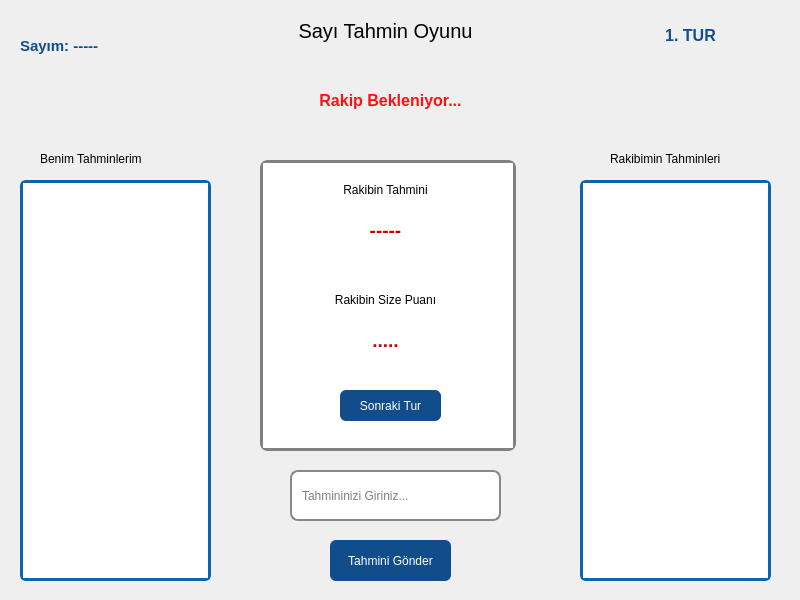
<?xml version="1.0" encoding="UTF-8"?>
<ui version="4.0">
 <class>Dialog</class>
 <widget class="QDialog" name="Dialog">
  <property name="geometry">
   <rect>
    <x>0</x>
    <y>0</y>
    <width>800</width>
    <height>600</height>
   </rect>
  </property>
  <property name="windowTitle">
   <string>Dialog</string>
  </property>
  <widget class="QLabel" name="label">
   <property name="geometry">
    <rect>
     <x>240</x>
     <y>0</y>
     <width>291</width>
     <height>61</height>
    </rect>
   </property>
   <property name="font">
    <font>
     <pointsize>15</pointsize>
    </font>
   </property>
   <property name="text">
    <string>Sayı Tahmin Oyunu</string>
   </property>
   <property name="alignment">
    <set>Qt::AlignCenter</set>
   </property>
  </widget>
  <widget class="QLabel" name="myNumberLabel">
   <property name="geometry">
    <rect>
     <x>20</x>
     <y>30</y>
     <width>131</width>
     <height>31</height>
    </rect>
   </property>
   <property name="font">
    <font>
     <pointsize>11</pointsize>
     <weight>75</weight>
     <bold>true</bold>
    </font>
   </property>
   <property name="styleSheet">
    <string notr="true">color: rgb(17, 76, 139);</string>
   </property>
   <property name="text">
    <string>Sayım: -----</string>
   </property>
  </widget>
  <widget class="QListWidget" name="myNumbersListview">
   <property name="geometry">
    <rect>
     <x>20</x>
     <y>180</y>
     <width>191</width>
     <height>401</height>
    </rect>
   </property>
   <property name="styleSheet">
    <string notr="true">border: 3px solid rgb(11, 101, 174);
border-radius: 6px;</string>
   </property>
  </widget>
  <widget class="QListWidget" name="rakipNumbersListview">
   <property name="geometry">
    <rect>
     <x>580</x>
     <y>180</y>
     <width>191</width>
     <height>401</height>
    </rect>
   </property>
   <property name="styleSheet">
    <string notr="true">border: 3px solid rgb(11, 101, 174);
border-radius: 6px;</string>
   </property>
  </widget>
  <widget class="QLineEdit" name="myPredictEdit">
   <property name="geometry">
    <rect>
     <x>290</x>
     <y>470</y>
     <width>211</width>
     <height>51</height>
    </rect>
   </property>
   <property name="styleSheet">
    <string notr="true">padding-left: 8px;
border: 2px solid rgb(136, 138, 133);
border-radius: 8px;</string>
   </property>
   <property name="placeholderText">
    <string>Tahmininizi Giriniz...</string>
   </property>
  </widget>
  <widget class="QGraphicsView" name="graphicsView">
   <property name="geometry">
    <rect>
     <x>260</x>
     <y>160</y>
     <width>256</width>
     <height>291</height>
    </rect>
   </property>
   <property name="styleSheet">
    <string notr="true">border: 3px solid gray;
border-radius: 8px;</string>
   </property>
  </widget>
  <widget class="QLabel" name="label_2">
   <property name="geometry">
    <rect>
     <x>290</x>
     <y>180</y>
     <width>191</width>
     <height>20</height>
    </rect>
   </property>
   <property name="text">
    <string>Rakibin Tahmini</string>
   </property>
   <property name="alignment">
    <set>Qt::AlignCenter</set>
   </property>
  </widget>
  <widget class="QLabel" name="rakipPredictNumber">
   <property name="geometry">
    <rect>
     <x>290</x>
     <y>210</y>
     <width>191</width>
     <height>41</height>
    </rect>
   </property>
   <property name="font">
    <font>
     <pointsize>14</pointsize>
     <weight>75</weight>
     <bold>true</bold>
    </font>
   </property>
   <property name="styleSheet">
    <string notr="true">color: rgb(204, 0, 0);</string>
   </property>
   <property name="text">
    <string>-----</string>
   </property>
   <property name="alignment">
    <set>Qt::AlignCenter</set>
   </property>
  </widget>
  <widget class="QLabel" name="label_4">
   <property name="geometry">
    <rect>
     <x>290</x>
     <y>290</y>
     <width>191</width>
     <height>20</height>
    </rect>
   </property>
   <property name="text">
    <string>Rakibin Size Puanı</string>
   </property>
   <property name="alignment">
    <set>Qt::AlignCenter</set>
   </property>
  </widget>
  <widget class="QLabel" name="rakipPoint">
   <property name="geometry">
    <rect>
     <x>290</x>
     <y>320</y>
     <width>191</width>
     <height>41</height>
    </rect>
   </property>
   <property name="font">
    <font>
     <pointsize>14</pointsize>
     <weight>75</weight>
     <bold>true</bold>
    </font>
   </property>
   <property name="styleSheet">
    <string notr="true">color: rgb(204, 0, 0);</string>
   </property>
   <property name="text">
    <string>.....</string>
   </property>
   <property name="alignment">
    <set>Qt::AlignCenter</set>
   </property>
  </widget>
  <widget class="QPushButton" name="nextRoundButton">
   <property name="geometry">
    <rect>
     <x>340</x>
     <y>390</y>
     <width>101</width>
     <height>31</height>
    </rect>
   </property>
   <property name="styleSheet">
    <string notr="true">background-color: rgb(17, 76, 139);
color: rgb(255, 255, 255);
border-radius: 6px;</string>
   </property>
   <property name="text">
    <string>Sonraki Tur</string>
   </property>
  </widget>
  <widget class="QLabel" name="label_3">
   <property name="geometry">
    <rect>
     <x>40</x>
     <y>150</y>
     <width>151</width>
     <height>17</height>
    </rect>
   </property>
   <property name="text">
    <string>Benim Tahminlerim</string>
   </property>
  </widget>
  <widget class="QLabel" name="label_5">
   <property name="geometry">
    <rect>
     <x>610</x>
     <y>150</y>
     <width>161</width>
     <height>17</height>
    </rect>
   </property>
   <property name="text">
    <string>Rakibimin Tahminleri</string>
   </property>
  </widget>
  <widget class="QPushButton" name="sendButton">
   <property name="geometry">
    <rect>
     <x>330</x>
     <y>540</y>
     <width>121</width>
     <height>41</height>
    </rect>
   </property>
   <property name="styleSheet">
    <string notr="true">background-color: rgb(17, 76, 139);
color: rgb(255, 255, 255);
border-radius: 6px;</string>
   </property>
   <property name="text">
    <string>Tahmini Gönder</string>
   </property>
  </widget>
  <widget class="QLabel" name="tourLabel">
   <property name="geometry">
    <rect>
     <x>620</x>
     <y>20</y>
     <width>141</width>
     <height>31</height>
    </rect>
   </property>
   <property name="font">
    <font>
     <pointsize>12</pointsize>
     <weight>75</weight>
     <bold>true</bold>
    </font>
   </property>
   <property name="styleSheet">
    <string notr="true">color: rgb(17, 76, 139);</string>
   </property>
   <property name="text">
    <string>1. TUR</string>
   </property>
   <property name="alignment">
    <set>Qt::AlignCenter</set>
   </property>
  </widget>
  <widget class="QLabel" name="waitingLabel">
   <property name="geometry">
    <rect>
     <x>270</x>
     <y>80</y>
     <width>241</width>
     <height>41</height>
    </rect>
   </property>
   <property name="font">
    <font>
     <pointsize>12</pointsize>
     <weight>75</weight>
     <bold>true</bold>
    </font>
   </property>
   <property name="styleSheet">
    <string notr="true">color: rgb(255, 17, 17);</string>
   </property>
   <property name="text">
    <string>Rakip Bekleniyor...</string>
   </property>
   <property name="alignment">
    <set>Qt::AlignCenter</set>
   </property>
  </widget>
 </widget>
 <resources/>
 <connections/>
</ui>
